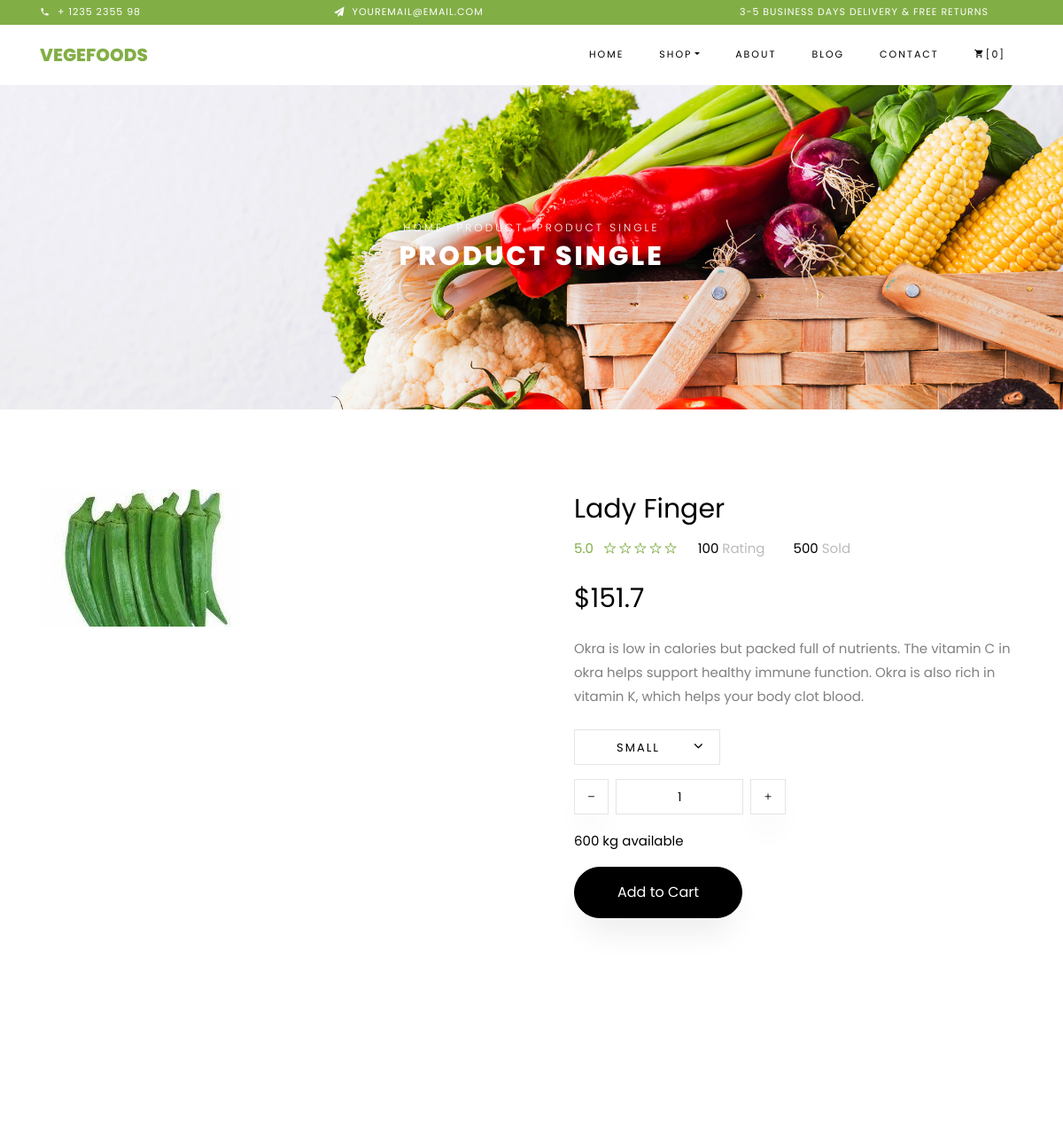
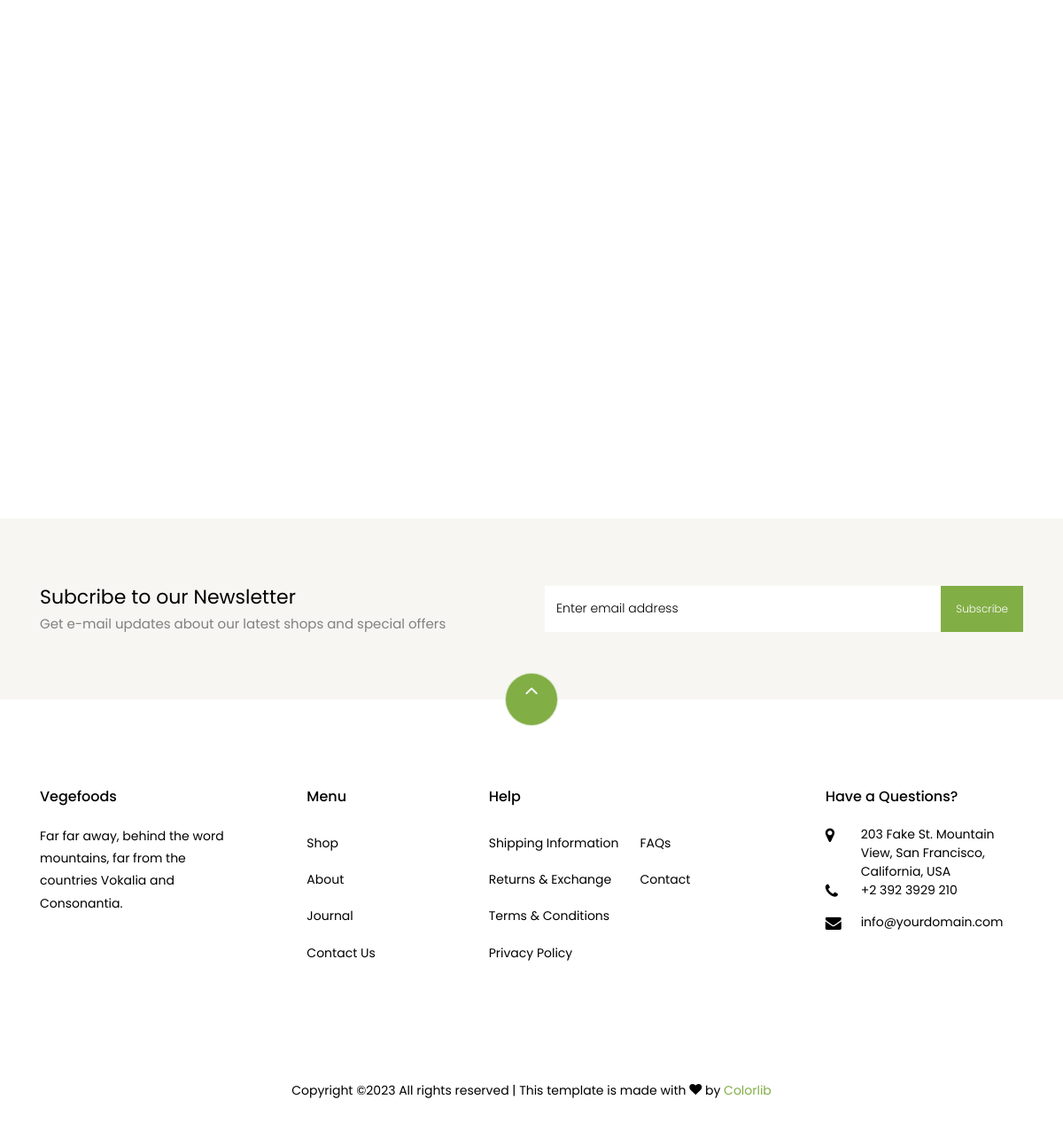
The app's page /product/single_product/27 with its own data (2 pictures, top to bottom).
### product/models.py (models this page shows)
class Product(models.Model):
    name = models.CharField(max_length=500, null=True, blank=True, verbose_name="name")
    description = models.TextField(null=True, blank=True, verbose_name="description")
    product_image = models.ImageField(upload_to='product_images', null=True, blank=True, verbose_name="product_image")
    out_of_stock = models.BooleanField(default=False, null=True, blank=True, verbose_name="out_of_stock")
    price = models.IntegerField(null=True, blank=True, verbose_name="price")
    discount_percentage = models.IntegerField(null=True, blank=True, verbose_name="discount_percentage")
    product_category = models.ForeignKey(ProductCategory, on_delete=models.SET_NULL, null=True, blank=True,
                                         verbose_name="product_category")
    product_order = models.IntegerField(default=0, null=True, blank=True, verbose_name="product_order")
    add_to_home = models.BooleanField(default=False, null=True, blank=True, verbose_name="add_to_home")
    addtime = models.DateTimeField(auto_now_add=True, null=True, blank=True, verbose_name="addtime")
    active = models.BooleanField(default=True, null=True, blank=True, verbose_name="active")
    def __str__(self):
        return self.name
    class Meta:
        ordering = ["name"]
    def calculate_discounted_amount(self):
        if self.discount_percentage:
            calculated_discount = (self.price * self.discount_percentage) / 100
            discounted_amount = self.price - calculated_discount
            return discounted_amount
        else:
            return None

### product/views.py (the view)
# urls.py: url(r'^single_product/(?P<single_product_id>\d+)$', SingleProductView.as_view(), name='single_product'),
class SingleProductView(View):
    def get(self, request, single_product_id):
        single_product_data = Product.objects.filter(id=single_product_id)
        print("single_product_data..", single_product_data)
        return render(request, 'single-product.html', {'single_product_data_k': single_product_data})

### templates/single-product.html (shortened to what this page needs)
<!DOCTYPE html>
{% load static %}
<html lang="en">
<head>
    <link rel="stylesheet" href="{% static 'css/open-iconic-bootstrap.min.css' %}">
    <link rel="stylesheet" href="{% static 'css/animate.css' %}">
    <link rel="stylesheet" href="{% static 'css/owl.carousel.min.css' %}">
    <link rel="stylesheet" href="{% static 'css/owl.theme.default.min.css' %}">
    <link rel="stylesheet" href="{% static 'css/magnific-popup.css' %}">
    <link rel="stylesheet" href="{% static 'css/aos.css' %}">
    <link rel="stylesheet" href="{% static 'css/ionicons.min.css' %}">
    <link rel="stylesheet" href="{% static 'css/bootstrap-datepicker.css' %}">
    <link rel="stylesheet" href="{% static 'css/jquery.timepicker.css' %}">
    <link rel="stylesheet" href="{% static 'css/flaticon.css' %}">
    <link rel="stylesheet" href="{% static 'css/icomoon.css' %}">
    <link rel="stylesheet" href="{% static 'css/style.css' %}">
</head>
<body class="goto-here">
<div class="py-1 bg-primary">
    <div class="container">
        <div class="row no-gutters d-flex align-items-start align-items-center px-md-0">
            <div class="col-lg-12 d-block">
                <div class="row d-flex">
                    <div class="col-md pr-4 d-flex topper align-items-center">
                        <div class="icon mr-2 d-flex justify-content-center align-items-center"><span
                                class="icon-phone2"></span></div>
                        <span class="text">+ 1235 2355 98</span>
                    </div>
                    <div class="col-md pr-4 d-flex topper align-items-center">
                        <div class="icon mr-2 d-flex justify-content-center align-items-center"><span
                                class="icon-paper-plane"></span></div>
                        <span class="text">youremail@email.com</span>
                    </div>
                    <div class="col-md-5 pr-4 d-flex topper align-items-center text-lg-right">
                        <span class="text">3-5 Business days delivery &amp; Free Returns</span>
                    </div>
                </div>
            </div>
        </div>
    </div>
</div>
<nav class="navbar navbar-expand-lg navbar-dark ftco_navbar bg-dark ftco-navbar-light" id="ftco-navbar">
    <div class="container">
        <a class="navbar-brand" href="{% url 'index' %}">Vegefoods</a>
        <div class="collapse navbar-collapse" id="ftco-nav">
            <ul class="navbar-nav ml-auto">
                <li class="nav-item"><a href="{% url 'index' %}" class="nav-link">Home</a></li>
                <li class="nav-item active dropdown">
                    <a class="nav-link dropdown-toggle" href="#" id="dropdown04" data-toggle="dropdown"
                       aria-haspopup="true" aria-expanded="false">Shop</a>
                </li>
                <li class="nav-item"><a href="{% url 'about' %}" class="nav-link">About</a></li>
                <li class="nav-item"><a href="{% url 'blog' %}" class="nav-link">Blog</a></li>
                <li class="nav-item"><a href="{% url 'contact' %}" class="nav-link">Contact</a></li>
                <li class="nav-item cta cta-colored"><a href="{% url 'cart' %}" class="nav-link"><span
                        class="icon-shopping_cart"></span>[0]</a></li>
            </ul>
        </div>
    </div>
</nav>
<div class="hero-wrap hero-bread" style="background-image: url({% static 'images/bg_1.jpg' %});">
    <div class="container">
        <div class="row no-gutters slider-text align-items-center justify-content-center">
            <div class="col-md-9 ftco-animate text-center">
                <p class="breadcrumbs"><span class="mr-2"><a href="{% url 'index' %}">Home</a></span> <span
                        class="mr-2"><a href="{% url 'index' %}">Product</a></span> <span>Product Single</span></p>
                <h1 class="mb-0 bread">Product Single</h1>
            </div>
        </div>
    </div>
</div>
<section class="ftco-section">
    <div class="container">
        <div class="row">
            {% for single_product in single_product_data_k%}
            <div class="col-lg-6 mb-5 ftco-animate">
                <a href="{{single_product.product_image.url}}" class="image-popup"><img
                        src="{{single_product.product_image.url}}" class="img-fluid" alt="Colorlib Template"></a>
            </div>
            <div class="col-lg-6 product-details pl-md-5 ftco-animate">
                <h3>{{single_product.name}}</h3>
                <div class="rating d-flex">
                    <p class="text-left mr-4">
                        <a href="#" class="mr-2">5.0</a>
                        <a href="#"><span class="ion-ios-star-outline"></span></a>
                        <a href="#"><span class="ion-ios-star-outline"></span></a>
                        <a href="#"><span class="ion-ios-star-outline"></span></a>
                        <a href="#"><span class="ion-ios-star-outline"></span></a>
                        <a href="#"><span class="ion-ios-star-outline"></span></a>
                    </p>
                    <p class="text-left mr-4">
                        <a href="#" class="mr-2" style="color: #000;">100 <span style="color: #bbb;">Rating</span></a>
                    </p>
                    <p class="text-left">
                        <a href="#" class="mr-2" style="color: #000;">500 <span style="color: #bbb;">Sold</span></a>
                    </p>
                </div>
                {% if single_product.discount_percentage %}
                <p class="price"><span>${{single_product.calculate_discounted_amount}}</span></p>
                {% else %}
                <p><span class="price">${{ single_product.price }}</span></p>
                {% endif %}
                <p>{{single_product.description}}</p>
                <div class="row mt-4">
                    <div class="col-md-6">
                        <div class="form-group d-flex">
                            <div class="select-wrap">
                                <div class="icon"><span class="ion-ios-arrow-down"></span></div>
                                <select name="" id="" class="form-control">
                                    <option value="">Small</option>
                                </select>
                            </div>
                        </div>
                    </div>
                    <div class="input-group col-md-6 d-flex mb-3">
	             	<span class="input-group-btn mr-2">
	                	<button type="button" class="quantity-left-minus btn" data-type="minus" data-field="">
	                   <i class="ion-ios-remove"></i>
	                	</button>
	            		</span>
                        <input type="text" id="quantity" name="quantity" class="form-control input-number" value="1"
                               min="1" max="100">
                        <span class="input-group-btn ml-2">
	                	<button type="button" class="quantity-right-plus btn" data-type="plus" data-field="">
	                     <i class="ion-ios-add"></i>
	                 </button>
	             	</span>
                    </div>
                    <div class="col-md-12">
                        <p style="color: #000;">600 kg available</p>
                    </div>
                </div>
                <p><a href="{% url 'cart' %}" class="btn btn-black py-3 px-5">Add to Cart</a></p>
            </div>
            {% endfor %}
        </div>
    </div>
</section>
<section class="ftco-section">
    <div class="container">
        <div class="row justify-content-center mb-3 pb-3">
        </div>
    </div>
    <div class="container">
        <div class="row">
        </div>
    </div>
</section>
<section class="ftco-section ftco-no-pt ftco-no-pb py-5 bg-light">
    <div class="container py-4">
        <div class="row d-flex justify-content-center py-5">
            <div class="col-md-6">
                <h2 style="font-size: 22px;" class="mb-0">Subcribe to our Newsletter</h2>
                <span>Get e-mail updates about our latest shops and special offers</span>
            </div>
            <div class="col-md-6 d-flex align-items-center">
                <form action="#" class="subscribe-form">
                    <div class="form-group d-flex">
                        <input type="text" class="form-control" placeholder="Enter email address">
                        <input type="submit" value="Subscribe" class="submit px-3">
                    </div>
                </form>
            </div>
        </div>
    </div>
</section>
<footer class="ftco-footer ftco-section">
    <div class="container">
        <div class="row">
            <div class="mouse">
                <a href="#" class="mouse-icon">
                    <div class="mouse-wheel"><span class="ion-ios-arrow-up"></span></div>
                </a>
            </div>
        </div>
        <div class="row mb-5">
            <div class="col-md">
                <div class="ftco-footer-widget mb-4">
                    <h2 class="ftco-heading-2">Vegefoods</h2>
                    <p>Far far away, behind the word mountains, far from the countries Vokalia and Consonantia.</p>
                    <ul class="ftco-footer-social list-unstyled float-md-left float-lft mt-5">
                    </ul>
                </div>
            </div>
            <div class="col-md">
                <div class="ftco-footer-widget mb-4 ml-md-5">
                    <h2 class="ftco-heading-2">Menu</h2>
                    <ul class="list-unstyled">
                        <li><a href="{% url 'shop' %}" class="py-2 d-block">Shop</a></li>
                        <li><a href="{% url 'about' %}" class="py-2 d-block">About</a></li>
                        <li><a href="#" class="py-2 d-block">Journal</a></li>
                        <li><a href="{% url 'contact' %}" class="py-2 d-block">Contact Us</a></li>
                    </ul>
                </div>
            </div>
            <div class="col-md-4">
                <div class="ftco-footer-widget mb-4">
                    <h2 class="ftco-heading-2">Help</h2>
                    <div class="d-flex">
                        <ul class="list-unstyled mr-l-5 pr-l-3 mr-4">
                            <li><a href="#" class="py-2 d-block">Shipping Information</a></li>
                            <li><a href="#" class="py-2 d-block">Returns &amp; Exchange</a></li>
                            <li><a href="#" class="py-2 d-block">Terms &amp; Conditions</a></li>
                            <li><a href="#" class="py-2 d-block">Privacy Policy</a></li>
                        </ul>
                        <ul class="list-unstyled">
                            <li><a href="#" class="py-2 d-block">FAQs</a></li>
                            <li><a href="{% url 'contact' %}" class="py-2 d-block">Contact</a></li>
                        </ul>
                    </div>
                </div>
            </div>
            <div class="col-md">
                <div class="ftco-footer-widget mb-4">
                    <h2 class="ftco-heading-2">Have a Questions?</h2>
                    <div class="block-23 mb-3">
                        <ul>
                            <li><span class="icon icon-map-marker"></span><span class="text">203 Fake St. Mountain View, San Francisco, California, USA</span>
                            </li>
                            <li><a href="#"><span class="icon icon-phone"></span><span
                                    class="text">+2 392 3929 210</span></a></li>
                            <li><a href="#"><span class="icon icon-envelope"></span><span class="text">info@yourdomain.com</span></a>
                            </li>
                        </ul>
                    </div>
                </div>
            </div>
        </div>
        <div class="row">
            <div class="col-md-12 text-center">
                <p>
                    Copyright &copy;<script>document.write(new Date().getFullYear());</script>
                    All rights reserved | This template is made with <i class="icon-heart color-danger"
                                                                        aria-hidden="true"></i> by <a
                            href="https://colorlib.com" target="_blank">Colorlib</a>
                </p>
            </div>
        </div>
    </div>
</footer>
</body>
</html>

### static/css/icomoon.css (style rules this page uses)
[class^="icon-"], [class*=" icon-"] { font-family: 'icomoon' !important; speak: none; font-style: normal; font-weight: normal; font-variant: normal; text-transform: none; line-height: 1; -webkit-font-smoothing: antialiased; -moz-osx-font-smoothing: grayscale; }
.icon-heart:before { content: "\f004"; }
.icon-map-marker:before { content: "\f041"; }
.icon-phone:before { content: "\f095"; }
.icon-envelope:before { content: "\f0e0"; }
.icon-paper-plane:before { content: "\f1d8"; }
.icon-phone2:before { content: "\e0cd"; }
.icon-shopping_cart:before { content: "\e8cc"; }

### records on screen
Product: product_image (picture), name "Lady Finger", calculate_discounted_amount "151.7", description "Okra is low in calories but packed full of nutrients. The vitamin C in okra helps support healthy immune function. Okra is also rich in vitamin K, which helps your body clot blood."
